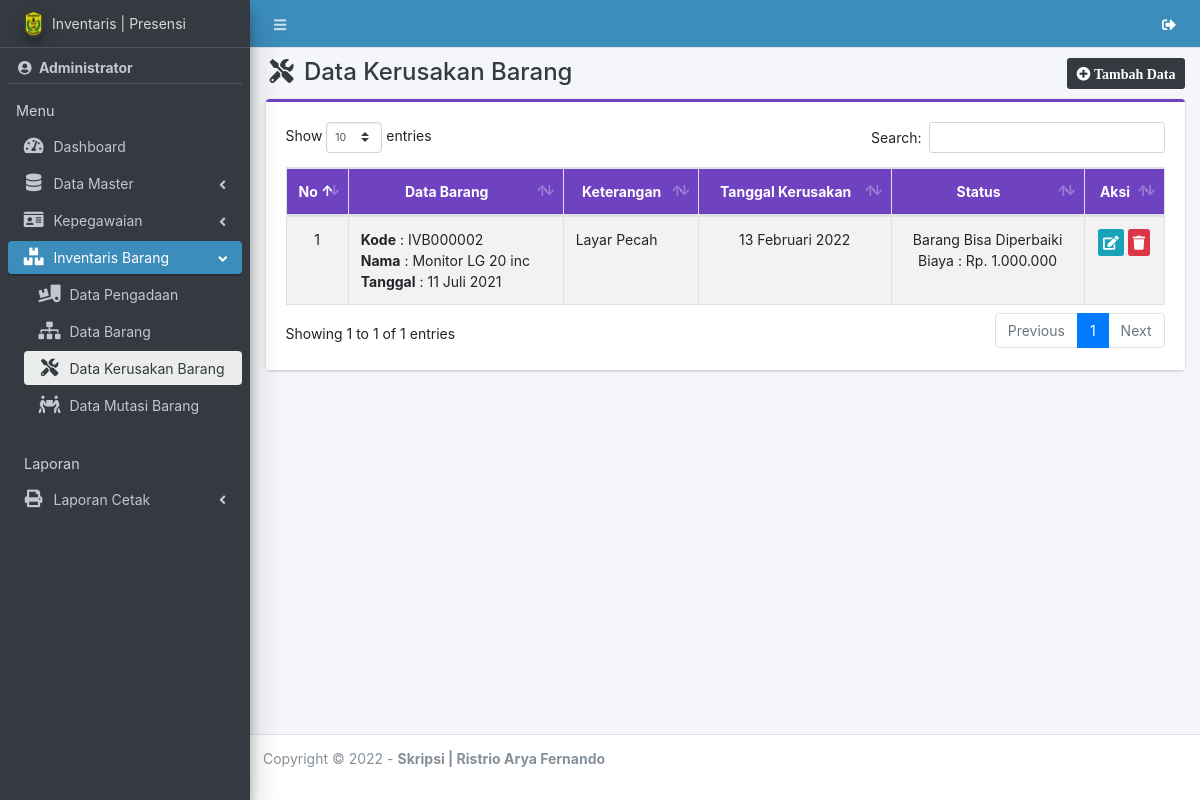
The page /admin/rusak/index.php (signed in) on the database as committed earlier.
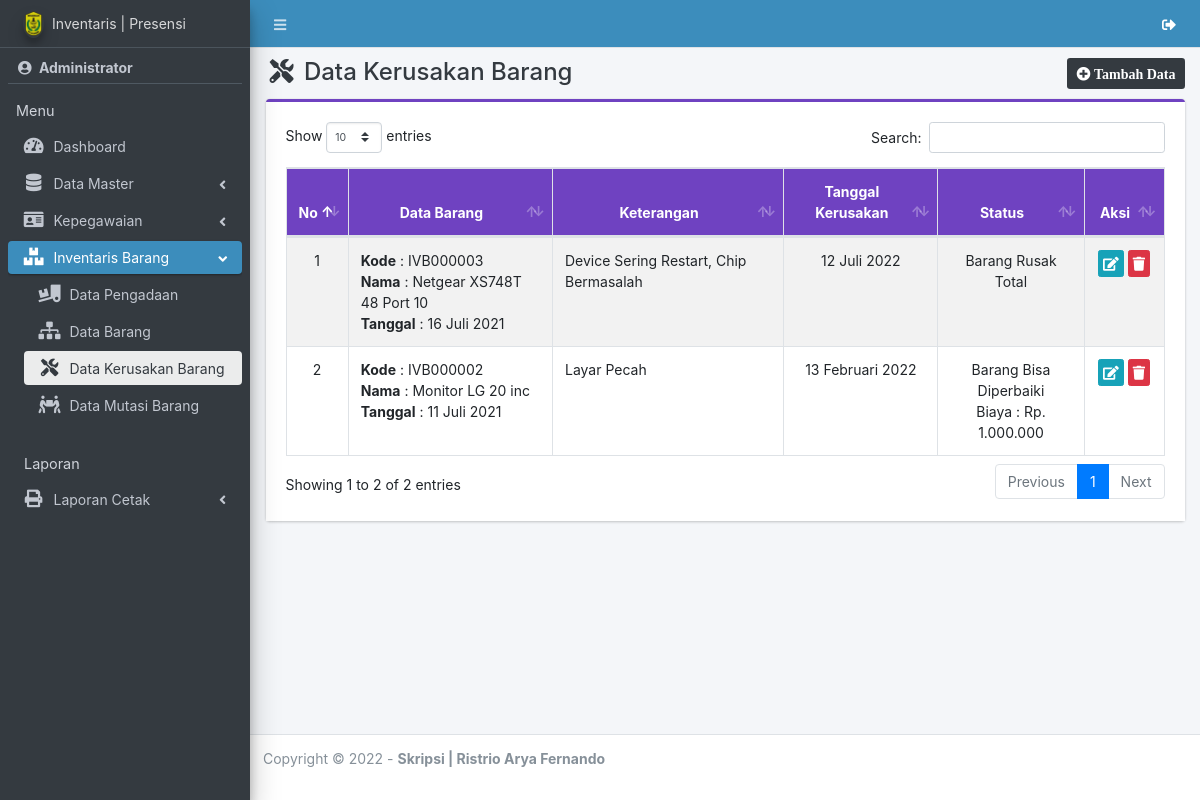
The same page on the database as committed later.
### tables this page shows
CREATE TABLE `rusak` (
  `id_rusak` int(11) NOT NULL,
  `id_barang` int(11) NOT NULL,
  `ket` text NOT NULL,
  `tgl_rusak` date NOT NULL,
  `status_perbaikan` char(1) NOT NULL,
  `biaya_perbaikan` varchar(20) DEFAULT NULL
);

CREATE TABLE `pengadaan` (
  `id_pengadaan` int(11) NOT NULL,
  `kd_pengadaan` varchar(20) NOT NULL,
  `nm_barang` varchar(50) NOT NULL,
  `satuan` varchar(20) NOT NULL,
  `tgl_pengadaan` date NOT NULL,
  `sumber_dana` varchar(50) NOT NULL
);

### app/config.php (called while the page is built, shortened)
<?php
function tgl($tanggal)
{
  $bulan = array(
    1 =>   'Januari',
    'Februari',
    'Maret',
    'April',
    'Mei',
    'Juni',
    'Juli',
    'Agustus',
    'September',
    'Oktober',
    'November',
    'Desember'
  );
  $pecahkan = explode('-', $tanggal);
  return $pecahkan[2] . ' ' . $bulan[(int) $pecahkan[1]] . ' ' . $pecahkan[0];
}

### admin/rusak/index.php (the view, shortened to what this page needs)
<?php
require '../../app/config.php';
include_once '../../template/header.php';
include_once '../../template/sidebar.php';
?>
<div class="content-wrapper">
    <div class="content-header">
        <div class="container-fluid">
            <div class="row">
                <div class="col-sm-6">
                    <h4 class="m-0 text-dark"><i class="fas fa-tools ml-1 mr-1"></i> Data Kerusakan Barang</h4>
                </div>
                <div class="col-sm-6 text-right">
                    <a href="tambah" class="btn btn-sm bg-dark"><i class="fa fa-plus-circle"> Tambah Data</i></a>
                </div>
            </div>
        </div>
    </div>
    <section class="content">
        <div class="container-fluid">
            <div class="row">
                <div class="col-md-12">
                    <div class="card card-purple card-outline">
                        <div class="card-body" style="background-color: white;">
                            <div class="table-responsive">
                                <table id="example1" class="table table-bordered table-striped dataTable">
                                    <thead class="bg-purple">
                                        <tr align="center">
                                            <th>No</th>
                                            <th>Data Barang</th>
                                            <th>Keterangan</th>
                                            <th>Tanggal Kerusakan</th>
                                            <th>Status</th>
                                            <th>Aksi</th>
                                        </tr>
                                    </thead>
                                    <tbody>
                                        <?php
                                        $no = 1;
                                        $data = $con->query("SELECT * FROM rusak a JOIN barang b ON a.id_barang = b.id_barang JOIN pengadaan c ON b.id_pengadaan = c.id_pengadaan ORDER BY tgl_rusak DESC");
                                        while ($row = $data->fetch_array()) {
                                        ?>
                                            <tr>
                                                <td align="center" width="5%"><?= $no++ ?></td>
                                                <td>
                                                    <b>Kode</b> : <?= $row['kd_pengadaan'] ?><br>
                                                    <b>Nama</b> : <?= $row['nm_barang'] ?><br>
                                                    <b>Tanggal</b> : <?= tgl($row['tgl_pengadaan']) ?>
                                                </td>
                                                <td><?= $row['ket'] ?></td>
                                                <td align="center"><?= tgl($row['tgl_rusak']) ?></td>
                                                <td align="center">
                                                    <?php if ($row['status_perbaikan'] == 1) { ?>
                                                        Barang Bisa Diperbaiki <br>
                                                        Biaya : <?= $row['biaya_perbaikan'] ?>
                                                    <?php } else { ?>
                                                        Barang Rusak Total
                                                    <?php  } ?>
                                                </td>
                                                <td align="center" width="9%">
                                                    <a href="edit?id=<?= $row[0] ?>" class="btn btn-info btn-xs" title="Edit"><i class="fa fa-edit"></i></a>
                                                    <a href="hapus?id=<?= $row[0] ?>" class="btn btn-danger btn-xs alert-hapus" title="Hapus"><i class="fa fa-trash"></i> </a>
                                                </td>
                                            </tr>
                                        <?php } ?>
                                    </tbody>
                                </table>
                            </div>
                        </div>
                    </div>
                </div>
            </div>
        </div>
    </section>
</div>
<?php
include_once '../../template/footer.php';
?>

Rows that differ between the two databases and show on the page:
added rusak: pengadaan.kd_pengadaan "IVB000003", pengadaan.nm_barang "Netgear XS748T 48 Port 10", pengadaan.tgl_pengadaan "16 Juli 2021", ket "Device Sering Restart, Chip Bermasalah", tgl_rusak "12 Juli 2022", status_perbaikan "Barang Rusak Total"
Other text that changed with them:
text written by a page script: "Show entries Search: Showing 1 to 1 of 1 entries Previous 1 Next" → "Show entries Search: Showing 1 to 2 of 2 entries Previous 1 Next"
